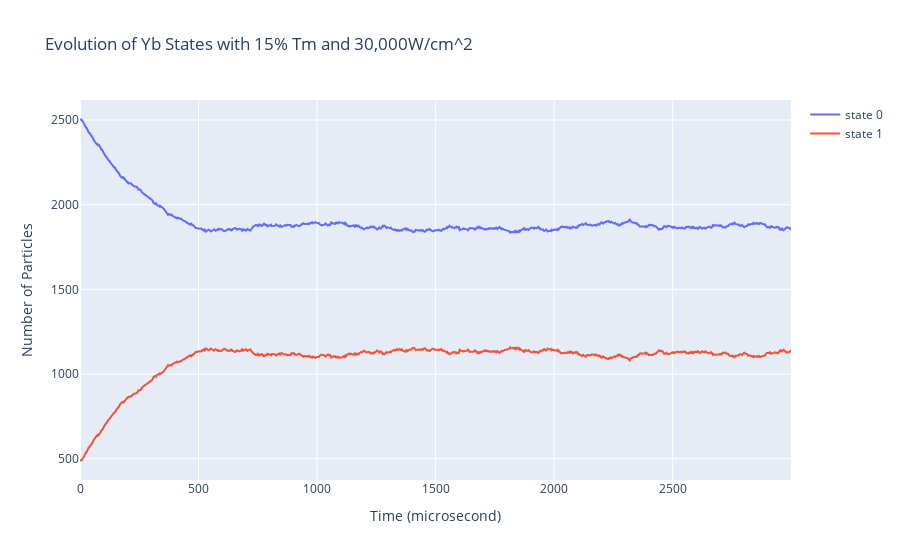

Notebook source saved alongside this figure:
### Code cell
traces = []
for i, y in r['yb_distribution'].items():
    trace = go.Scatter(y=y, mode='lines', name=f'state {i}')
    traces.append(trace)

fig = go.Figure(traces)

fig.update_layout(title='Evolution of Yb States with 15% Tm and 30,000W/cm^2', xaxis_title='Time (microsecond)', yaxis_title='Number of Particles')

fig.show()

### Figure 1 — Plotly figure (JSON) as saved in the notebook; plotly's stock layout.template omitted (floating-point values rounded to 4 significant figures; data arrays with more than 128 entries replaced by an {"elided": "..."} marker saying what was removed)
{"data": [{"mode": "lines", "name": "state 0", "type": "scatter", "y": {"elided": "3000 int values"}}, {"mode": "lines", "name": "state 1", "type": "scatter", "y": {"elided": "3000 int values"}}], "layout": {"title": {"text": "Evolution of Yb States with 15% Tm and 30,000W/cm^2"}, "xaxis": {"title": {"text": "Time (microsecond)"}}, "yaxis": {"title": {"text": "Number of Particles"}}}}
